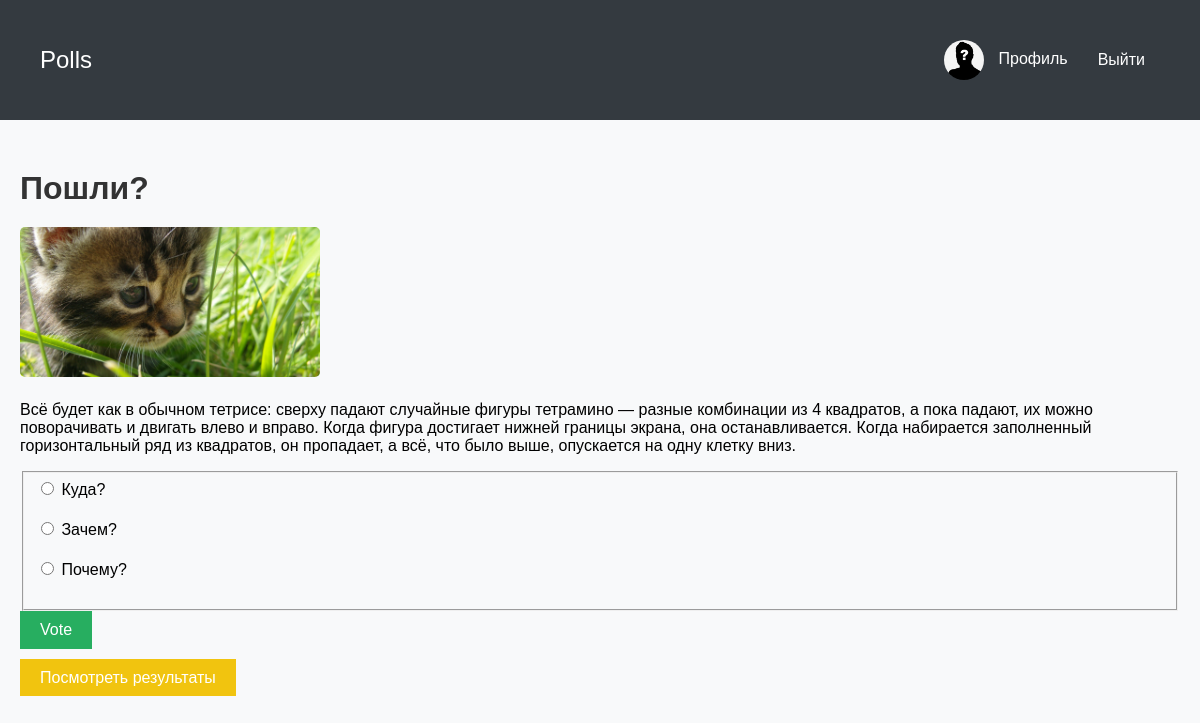
The app's page /10/ (signed in) with its own data.
### polls/models.py (models this page shows, shortened)
class UserProfile(models.Model):
    user = models.OneToOneField(User, on_delete=models.CASCADE)
    avatar = models.ImageField(upload_to='avatars/')
    bio = models.TextField(blank=True)

class Question(models.Model):
    question_text = models.CharField(max_length=200)
    pub_date = models.DateTimeField('date published', default=timezone.now)
    description = models.TextField(blank=True)
    image = models.ImageField(upload_to='question_images/', blank=True)
    expiration_date = models.DateTimeField(null=True, blank=True)

class Choice(models.Model):
    question = models.ForeignKey(Question, on_delete=models.CASCADE)
    choice_text = models.CharField(max_length=200)
    votes = models.IntegerField(default=0)
    voters = models.ManyToManyField(User, related_name='voted_choices')

### polls/views.py (the view)
# urls.py: path('<int:pk>/', views.DetailView.as_view(), name='detail'),
class DetailView(generic.DetailView):
    model = Question
    template_name = 'polls/detail.html'

### polls/templates/polls/detail.html (shortened to what this page needs)
<!DOCTYPE html>
<html lang="en">
<head>
    <link rel="stylesheet" href="/static/polls/styles.css">
</head>
<body>
    <nav class="navbar">
        <div class="container">
            <a class="navbar-brand" href="{% url 'polls:index' %}">Polls</a>
            <div class="navbar-links">
                {% if user.is_authenticated %}
                    <a class="nav-link" href="{% url 'polls:edit_profile' %}">
                        <div class="avatar-container">
                            {% if user.userprofile.avatar %}
                                <img src="{{ user.userprofile.avatar.url }}" alt="Avatar" class="avatar">
                            {% else %}
                                <img src="static/polls/default_avatar.jpg" alt="Default Avatar" class="avatar">
                            {% endif %}
                        </div>
                        Профиль
                    </a>
                    <form method="post" action="{% url 'polls:logout' %}" class="form-inline">
                        <button type="submit" class="btn btn-link nav-link">Выйти</button>
                    </form>
                {% else %}
                    <a class="nav-link" href="{% url 'polls:login' %}">Войти</a>
                    <a class="nav-link" href="{% url 'polls:register' %}">Регистрация</a>
                {% endif %}
            </div>
        </div>
    </nav>
    <div class="container">
        <h1 class="mt-4">{{ question.question_text }}</h1>
        {% if question.image %}
        <div class="full-image-container">
            <img src="{{ question.image.url }}" class="full-image" alt="{{ question.question_text }}">
        </div>
        {% endif %}
        <p>{{ question.description }}</p>
        {% if not request.user.is_authenticated %}
            <p><strong>Вы должны быть авторизованы, чтобы голосовать.</strong></p>
        {% else %}
            <form action="{% url 'polls:vote' question.id %}" method="post">
                <fieldset>
                    {% for choice in question.choice_set.all %}
                    <div class="form-group">
                        <input type="radio" name="choice" id="choice{{ forloop.counter }}" value="{{ choice.id }}">
                        <label for="choice{{ forloop.counter }}">{{ choice.choice_text }}</label>
                    </div>
                    {% endfor %}
                </fieldset>
                <div class="form-group">
                    <input type="submit" class="btn" value="Vote">
                </div>
            </form>
        {% endif %}
        <a href="{% url 'polls:results' question.id %}" class="btn btn-link">Посмотреть результаты</a>
    </div>
</body>
</html>

### polls/static/polls/styles.css (style rules this page uses)
body { font-family: 'Arial', sans-serif; background-color: #f8f9fa; margin: 0; padding: 0; box-sizing: border-box; }
.navbar { background-color: #343a40; padding: 10px 20px; display: flex; justify-content: space-between; align-items: center; }
.navbar .container { display: flex; justify-content: space-between; width: 100%; align-items: center; }
.navbar .navbar-brand { color: #ffffff; font-size: 24px; text-decoration: none; }
.navbar .navbar-links { display: flex; align-items: center; }
.navbar .nav-link { color: #ffffff; padding: 10px 15px; text-decoration: none; font-size: 16px; transition: color 0.3s; }
.navbar .form-inline button { background-color: transparent; border: none; color: #ffffff; font-size: 16px; }
.container { max-width: 1200px; margin: 0 auto; padding: 20px; }
.mt-4 { margin-top: 30px; }
.btn { background-color: #f1c40f; color: #ffffff; border: none; padding: 10px 20px; font-size: 16px; cursor: pointer; transition: background-color 0.3s; }
.form-group { margin-bottom: 20px; }
.form-group input[type="submit"] { background-color: #27ae60; color: white; padding: 10px 20px; border: none; font-size: 16px; cursor: pointer; transition: background-color 0.3s; }
h1 { font-size: 32px; color: #333; margin-bottom: 20px; }
a { text-decoration: none; color: #3498db; transition: color 0.3s; }
.avatar-container { margin-right: 10px; display: inline-block; vertical-align: middle; }
.avatar { width: 40px; height: 40px; border-radius: 50%; object-fit: cover; vertical-align: middle; }
.full-image-container { position: relative; width: 100%; margin-bottom: 20px; }
.full-image { width: 300px; height: 150px; object-fit: cover; border-radius: 5px; }

### records on screen
Question: question_text "Пошли?", image (picture), description "Всё будет как в обычном тетрисе: сверху падают случайные фигуры тетрамино — разные комбинации из 4 квадратов, а пока падают, их можно поворачивать и двигать влево и вправо. Когда фигура достигает нижней границы экрана, она останавливается. Когда набирается заполненный горизонтальный ряд из квадратов, он пропадает, а всё, что было выше, опускается на одну клетку вниз."
Choice: choice_text "Куда?"
Choice: choice_text "Зачем?"
Choice: choice_text "Почему?"
